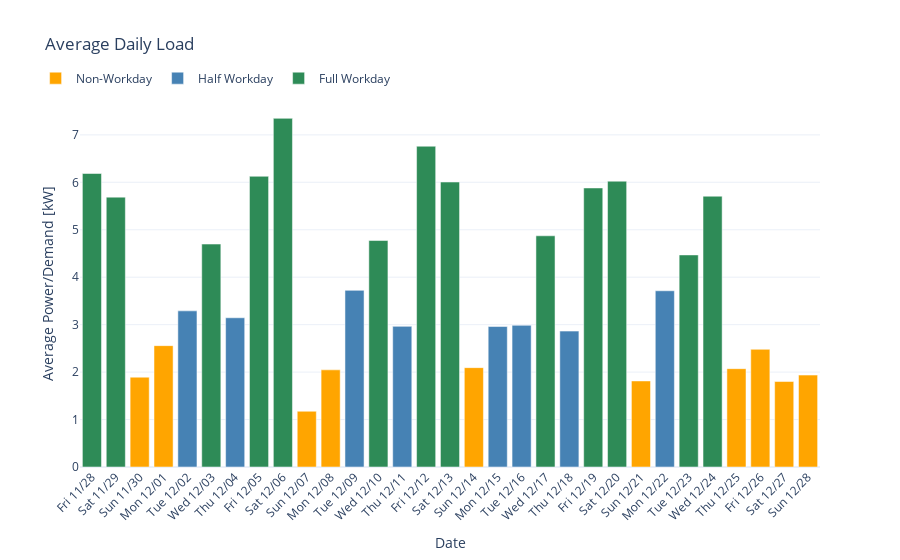

Here is the notebook cell this chart was saved with:
### Code cell
profiles = (
    df
    .assign(date=df["timestamp"].dt.date)
    .groupby(["date", "workday"])["avg_load"]
    .mean()
    .reset_index()
)

fig = go.Figure()

workday_labels = {
    0: "Non-Workday",
    1: "Half Workday",
    2: "Full Workday"
}

colors = {
    0: "orange",
    1: "steelblue",
    2: "seagreen"
}

for wd in [0, 1, 2]:
    df_wd = profiles[profiles["workday"] == wd]

    fig.add_trace(
        go.Bar(
            x=df_wd["date"],
            y=df_wd["avg_load"] / 1e3,   # kW
            name=workday_labels[wd],
            marker_color=colors[wd],
        )
    )
fig.update_layout(
    title="Average Daily Load",
    xaxis_title="Date",
    yaxis_title="Average Power/Demand [kW]",
    barmode="group",          # safe even though there’s 1 bar/day
    template="plotly_white",
    legend=dict(
        orientation="h",   # horizontal
        yanchor="bottom",
        y=1.02,
        x =-0.06,

    )
)
fig.update_xaxes(
    tickmode="array",
    tickvals=profiles["date"],
    ticktext=pd.to_datetime(profiles["date"]).dt.strftime("%a %m/%d").tolist(),  # e.g. Mon Jan 05
    tickangle=0
)

fig.update_xaxes(
    tickformat="%b %d",       # e.g. Jan 05
    tickangle=-45
)

fig.show()

### Figure 1 — Plotly figure (JSON) as saved in the notebook; plotly's stock layout.template omitted (floating-point values rounded to 4 significant figures)
{"data": [{"marker": {"color": "orange"}, "name": "Non-Workday", "type": "bar", "x": ["2025-11-30", "2025-12-01", "2025-12-07", "2025-12-08", "2025-12-14", "2025-12-21", "2025-12-25", "2025-12-26", "2025-12-27", "2025-12-28"], "y": [1.893, 2.558, 1.175, 2.048, 2.094, 1.814, 2.072, 2.48, 1.802, 1.937]}, {"marker": {"color": "steelblue"}, "name": "Half Workday", "type": "bar", "x": ["2025-12-02", "2025-12-04", "2025-12-09", "2025-12-11", "2025-12-15", "2025-12-16", "2025-12-18", "2025-12-22"], "y": [3.291, 3.145, 3.723, 2.964, 2.961, 2.986, 2.864, 3.714]}, {"marker": {"color": "seagreen"}, "name": "Full Workday", "type": "bar", "x": ["2025-11-28", "2025-11-29", "2025-12-03", "2025-12-05", "2025-12-06", "2025-12-10", "2025-12-12", "2025-12-13", "2025-12-17", "2025-12-19", "2025-12-20", "2025-12-23", "2025-12-24"], "y": [6.186, 5.688, 4.698, 6.127, 7.348, 4.773, 6.76, 6.006, 4.872, 5.881, 6.024, 4.47, 5.707]}], "layout": {"barmode": "group", "legend": {"orientation": "h", "x": -0.06, "y": 1.02, "yanchor": "bottom"}, "title": {"text": "Average Daily Load"}, "xaxis": {"tickangle": -45, "tickformat": "%b %d", "tickmode": "array", "ticktext": ["Fri 11/28", "Sat 11/29", "Sun 11/30", "Mon 12/01", "Tue 12/02", "Wed 12/03", "Thu 12/04", "Fri 12/05", "Sat 12/06", "Sun 12/07", "Mon 12/08", "Tue 12/09", "Wed 12/10", "Thu 12/11", "Fri 12/12", "Sat 12/13", "Sun 12/14", "Mon 12/15", "Tue 12/16", "Wed 12/17", "Thu 12/18", "Fri 12/19", "Sat 12/20", "Sun 12/21", "Mon 12/22", "Tue 12/23", "Wed 12/24", "Thu 12/25", "Fri 12/26", "Sat 12/27", "Sun 12/28"], "tickvals": ["2025-11-28", "2025-11-29", "2025-11-30", "2025-12-01", "2025-12-02", "2025-12-03", "2025-12-04", "2025-12-05", "2025-12-06", "2025-12-07", "2025-12-08", "2025-12-09", "2025-12-10", "2025-12-11", "2025-12-12", "2025-12-13", "2025-12-14", "2025-12-15", "2025-12-16", "2025-12-17", "2025-12-18", "2025-12-19", "2025-12-20", "2025-12-21", "2025-12-22", "2025-12-23", "2025-12-24", "2025-12-25", "2025-12-26", "2025-12-27", "2025-12-28"], "title": {"text": "Date"}}, "yaxis": {"title": {"text": "Average Power/Demand [kW]"}}}}
